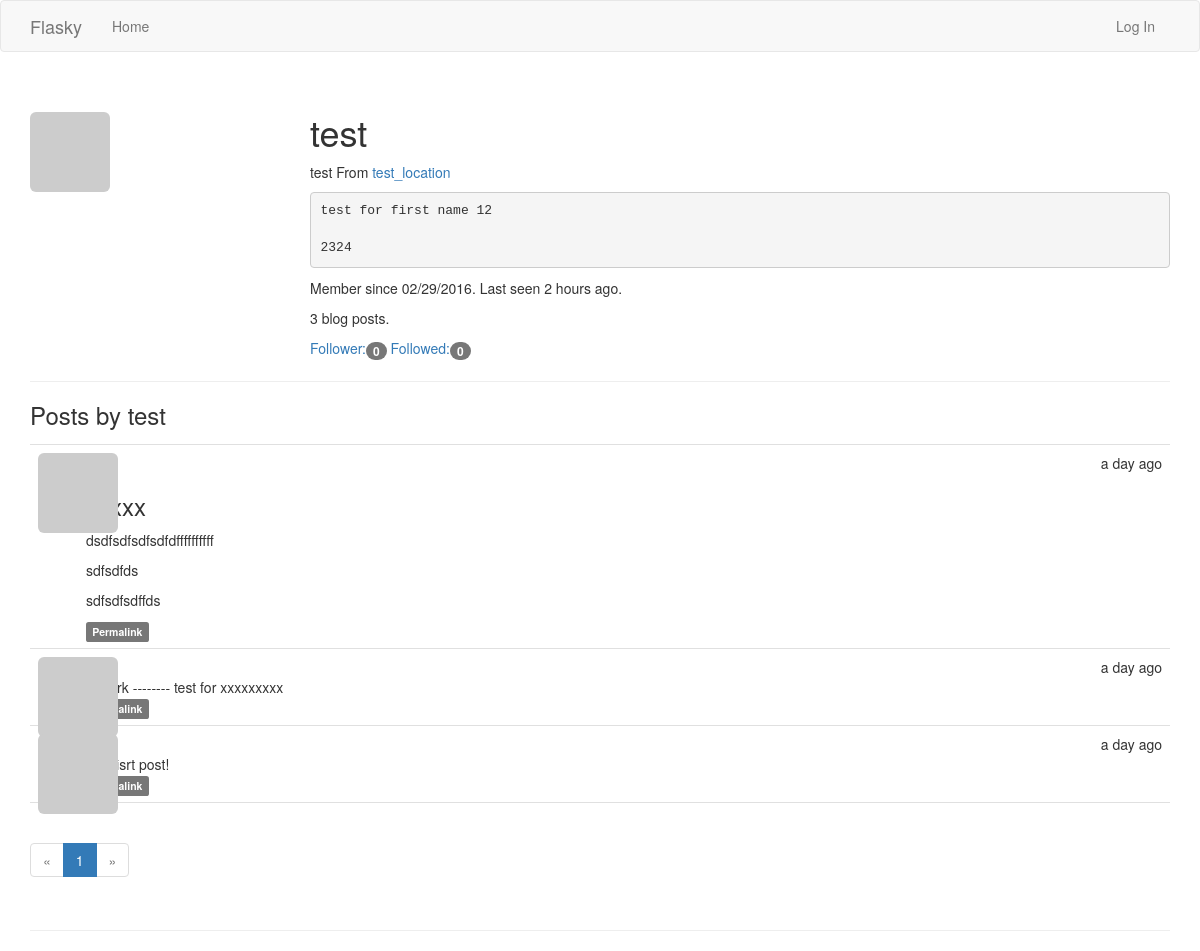
The page /user/test on the database as committed earlier.
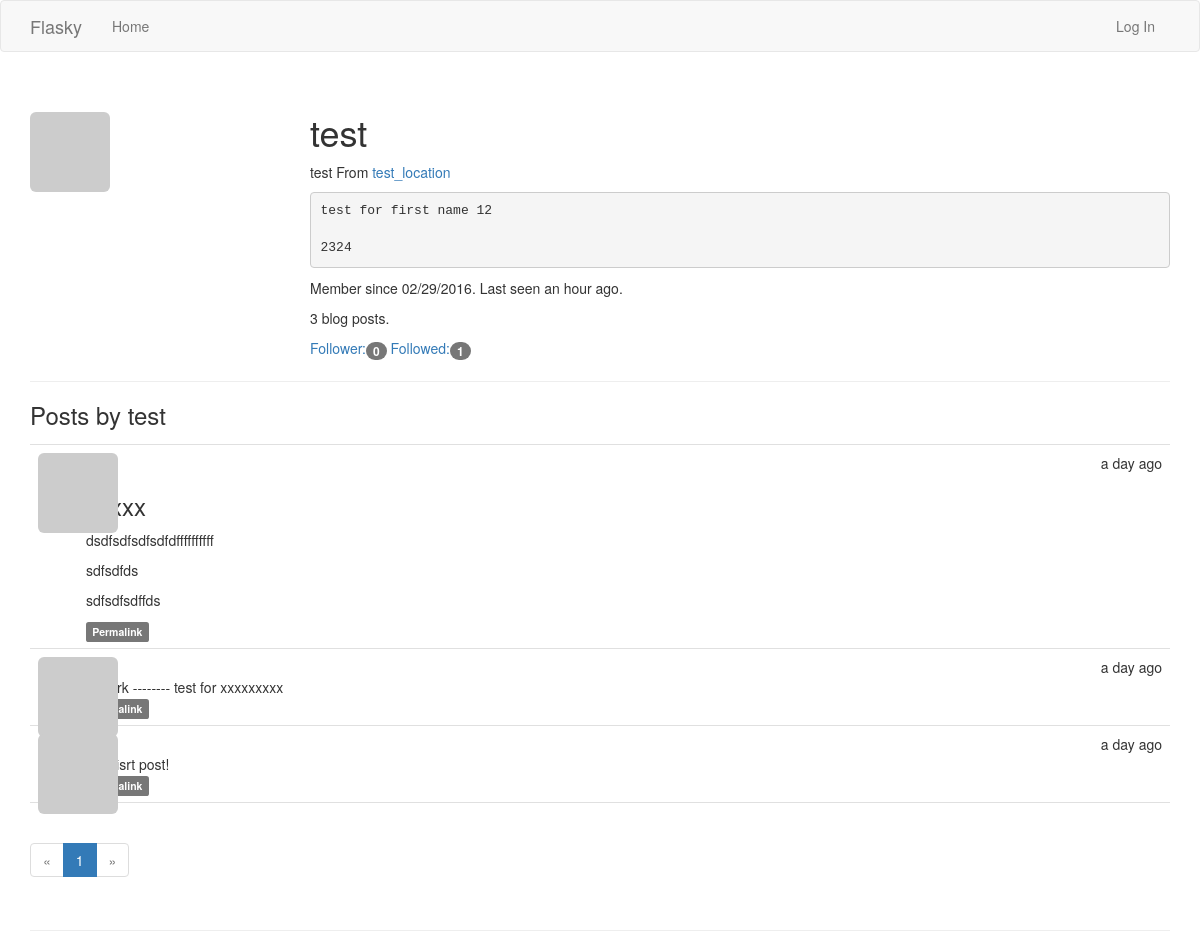
The same page on the database as committed later.
### app/models.py (models this page shows, shortened)
class User(UserMixin, db.Model):
    id = db.Column(db.Integer, primary_key=True)
    username = db.Column(db.String(64), unique=True, index=True)
    email = db.Column(db.String(64), unique=True, index=True)
    role_id = db.Column(db.Integer, db.ForeignKey('role.id'))
    password_hash = db.Column(db.String(128))
    confirmed = db.Column(db.Boolean, default=False)
    name = db.Column(db.String(64))
    location = db.Column(db.String(64))
    about_me = db.Column(db.Text)
    member_since = db.Column(db.DateTime, default=datetime.utcnow)
    last_seen = db.Column(db.DateTime, default=datetime.utcnow)
    avatar_hash = db.Column(db.String(32))
    posts = db.relationship('Post', backref='author', lazy='dynamic')
    followed = db.relationship('Follow', foreign_keys=[Follow.follower_id],
                               backref=db.backref('follower', lazy='joined'),
                               lazy='dynamic', cascade='all, delete-orphan')
    follower = db.relationship('Follow', foreign_keys=[Follow.followed_id],
                               backref=db.backref('followed', lazy='joined'),
                               lazy='dynamic', cascade='all, delete-orphan')
    @property
    def password(self):
        raise AttributeError('password is not a readable attribute')
    def gravatar(self, size=100, default='identicon', rating='g'):
        url = 'https://secure.gravatar.com/avatar' if request.is_secure else 'http://www.gravatar.com/avatar'
        hash = self.avatar_hash or hashlib.md5(self.email.encode('utf-8')).hexdigest()
        return '{url}/{hash}?s={size}&d={default}&r={rating}'.format(
                url=url, hash=hash, size=size, default=default, rating=rating)

class Post(db.Model):
    id = db.Column(db.Integer, primary_key=True)
    body = db.Column(db.Text)
    body_html = db.Column(db.Text)
    timestamp = db.Column(db.DateTime, index=True, default=datetime.utcnow)
    author_id = db.Column(db.Integer, db.ForeignKey('user.id'))

### app/main/views.py (the view)
@main.route('/user/<username>')
def user(username):
    user = User.query.filter_by(username=username).first()
    if not user:
        abort(404)
    page = request.args.get('page', type=int)
    pagination = user.posts.order_by(Post.timestamp.desc()).paginate(
                page=page,
                per_page=current_app.config['FLASKY_POSTS_PER_PAGE'],
                error_out=False)
    posts = pagination.items
    return render_template('user.html', user=user, pagination=pagination, posts=posts)

### app/auth/views.py (called while the page is built)
@auth.before_app_request
def before_request():
    if current_user.is_authenticated:
        current_user.ping()
        if not current_user.confirmed and request.endpoint[:5] != 'auth.' \
                and request.endpoint != 'static':
            return redirect(url_for('auth.unconfirmed'))

### app/main/__init__.py (called while the page is built)
@main.app_context_processor
def inject_permissions():
    return dict(Permission=Permission)

### app/models.py (called while the page is built)
    @property
    def is_administrator(self):
        return False

    def can(self, permissions):
        return False

### app/templates/user.html (shortened to what this page needs)
{% extends "base.html" %}
{% block page_content %}
<div class="page-header">
  <img class="img-rounded profile-thumbnail" src="{{ user.gravatar(size=256) }}">
  <div class="profile-header">
    <h1>{{ user.username }}</h1>
    {% if user.name or user.location %}
    <p>
      {% if user.name %}{{ user.username }}{% endif %}
      {% if user.location %}
      From <a href="http://maps.google.com/?q={{ user.location }}">{{ user.location }}</a>
      {% endif %}
    </p>
    {% endif %}
    {% if user.about_me %}<pre>{{ user.about_me }}</pre>{% endif %}
    <p>
      Member since {{ moment(user.member_since).format('L') }}.
      Last seen {{ moment(user.last_seen).fromNow() }}.
    </p>
    <p>{{ user.posts.count() }} blog posts.</p>
    <p>
      <a href="{{ url_for('.follower', username=user.username) }}">
        Follower:<span class="badge">{{ user.follower.count() }}</span>
      </a>
      <a href="{{ url_for('.followed_by', username=user.username) }}">
        Followed:<span class="badge">{{ user.followed.count() }}</span>
      </a>
    </p>
  </div>
</div>
<h3>Posts by {{ user.username }}</h3>
{% include "_posts.html" %}
{% if pagination %}
<div class="pagination">
  {% import "_macros.html" as macros %}
  {{ macros.pagination_widget(pagination, request.endpoint, username=user.username) }}
</div>
{% endif %}
{% endblock %}

### app/templates/base.html (shortened to what this page needs)
{% extends "bootstrap/base.html" %}
{% block head %}
{{ super() }}
<link rel="stylesheet" type="text/css" href="{{ url_for('static', filename='styles.css') }}">
{% endblock%}
{% block navbar %}
<div class="navbar navbar-default" role="navigation">
  <div class="container">
    <div class="navbar-header">
      <a class="navbar-brand" href="/">Flasky</a>
    </div>
    <div class="navbar-collapse collapse">
      <ul class="nav navbar-nav">
        <li><a href="/">Home</a></li>
      </ul>
      <ul class="nav navbar-nav navbar-right">
        {% if current_user.is_authenticated %}
        <li class="dropdown">
          <a href="#" class="dropdown-toggle" data-toggle="dropdown">
            Account {{ current_user.username }} <b class="caret"></b>
          </a>
          <ul class="dropdown-menu">
            <li><a href="{{ url_for('auth.change_password') }}">Change Password</a></li>
            <li><a href="{{ url_for('auth.change_email_request') }}">Change Email</a></li>
            <li><a href="{{ url_for('auth.logout') }}">Log Out</a></li>
          </ul>
        </li>
        {% else %}
        <li><a href="{{ url_for('auth.login') }}">Log In</a></li>
        {% endif %}
      </ul>
    </div>
  </div>
</div>
{% endblock %}
{% block content %}
<div class="container">
  <div class="page-header">
    {% block page_content %}{% endblock %}
  </div>
</div>
{% endblock %}

### app/templates/_posts.html (shortened to what this page needs)
<ul class="posts">
{% for post in posts %}
  <li class="post">
    <div class="post-thumbnail">
      <a href="{{ url_for('.user', username=post.author.username) }}">
        <img class="img-rounded profile-thumbnail" src="{{ post.author.gravatar(size=40) }}">
      </a>
    </div>
    <div class="post-content">
      <div class="post-date">{{ moment(post.timestamp).fromNow() }}</div>
      <div class="post-author">
        <a href="{{ url_for('.user', username=post.author.username) }}">
        </a>
      </div>
      <div class="post-body">
        {% if post.body_html %}
        {{ post.body_html | safe }}
        {% else %}
        {{ post.body }}
        {% endif %}
      </div>
      <div class="post-footer">
        <a href="{{ url_for('.post', id=post.id) }}">
          <span class="label label-default">Permalink</span>
        </a>
      </div>
    </div>
  </li>
{% endfor %}
</ul>

### app/templates/_macros.html
{% macro pagination_widget(pagination, endpoint) %}
<ul class="pagination">
  <li {% if not pagination.has_prev %}class="disabled"{% endif %}>
    <a href="{{ url_for(endpoint, page=pagination.page - 1, **kwargs) if pagination.has_prev else 'javascript:void(0)' }}">&laquo;</a>
  </li>
  {% for p in pagination.iter_pages() %}
  {% if p %}
  <li {% if p == pagination.page %}class="active"{% endif %}>
    <a href="{{ url_for(endpoint, page=p, **kwargs) }}">{{ p }}</a>
  </li>
  {% else %}
  <li class="disabled"><a href="javascript:void(0)">&hellip;</a></li>
  {% endif %}
  {% endfor %}
  <li {% if not pagination.has_next %} class="disabled" {% endif %}>
    <a href="{{ url_for(endpoint, page=pagination.page + 1, **kwargs) if pagination.has_next else 'javascript:void(0)' }}">&raquo;</a>
  </li>
</ul>
{% endmacro%}

### app/static/styles.css (style rules this page uses)
.profile-thumbnail { position: absolute; }
.profile-header { min-height: 260px; margin-left: 280px; }
ul.posts { list-style-type: none; padding: 0px; margin: 16px 0px 0px 0px; border-top: 1px solid #e0e0e0; }
ul.posts li.post { padding: 8px; border-bottom: 1px solid #e0e0e0; }
div.post-date { float: right; }
div.post-author { font-weight: bold; }
div.post-thumbnail { position: absolute; }
div.post-content { margin-left: 48px; min-height: 48px; }

Rows that differ between the two databases and show on the page:
changed User "test": last_seen "2 hours ago" → "an hour ago"
Other text that changed with them:
{{ user.followed.count() }}: "0" → "1"
